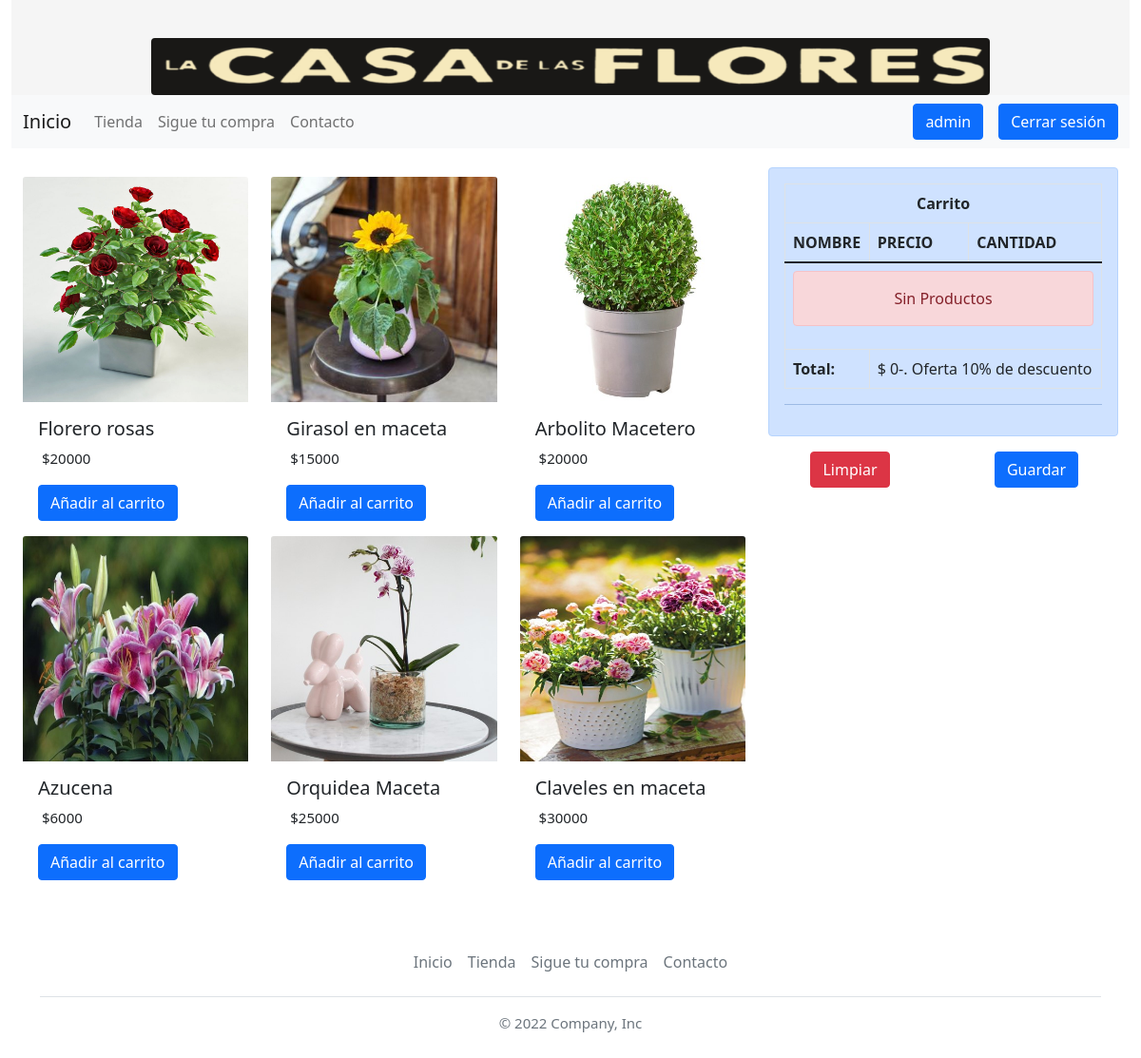
The app's page /tienda/ (signed in) with its own data.
### Tienda/models.py (models this page shows, shortened)
class Producto(models.Model):
    nombre = models.CharField(max_length= 50)
    categorias = models.ForeignKey(CategoriaProd, on_delete=models.CASCADE)
    imagen = models.ImageField(upload_to="tienda", null= True, blank= True)
    precio = models.IntegerField()
    disponibilidad = models.BooleanField(default=True)
    created = models.DateTimeField(auto_now_add=True)
    updated = models.DateTimeField(auto_now_add=True)
    class Meta:
        verbose_name = "Producto"
        verbose_name = "Productos"

### Tienda/views.py (the view)
# urls.py: path('tienda/', include('Tienda.urls')),
def tienda(request):
    productos = Producto.objects.all()
    return render(request, "tienda/tienda.html", {"productos": productos})

### Tienda/context_proccesor.py (called while the page is built)
def total_carrito(request):
    total2 = 0
    if "carrito" in request.session.keys():
        for key, value in request.session["carrito"].items():
            total2 += int(value["acumulado"])
    return {"total_carrito": total2}

def totalDescuento(request):
    total = 0
    if request.user.is_authenticated:
        if "carrito" in request.session.keys():
            for key, value in request.session["carrito"].items():
                total += int(value["acumulado"] * 0.9)
    return {"totalDescuento": total}

### Tienda/templates/tienda/tienda.html (shortened to what this page needs)
{% extends 'ProyectoWebApp/base.html' %}
 {% load static %}
 {% block content %}
 <div class="container-fluid">
    <div class="row">
        <div class="col-8">
            <div class="row" style="padding: 10px 0;">
                {% for producto in productos %}
                    <div class="card col-4 border-0">
                        <img src="{{producto.imagen.url}}" class="card-img-top m" alt="...">
                        <div class="card-body ">
                        <h5 class="card-title">{{producto.nombre}}</h5>
                        <p class="card-text">&nbsp;${{producto.precio}}</p>
                        <a href="{% url 'Add' producto.id %}" class="btn btn-primary">Añadir al carrito</a>
                        </div>
                    </div>
                {% endfor %}
            </div>
        </div>
        <div class="col-4">
            {% include "tienda/carrito.html" %}
        </div>
    </div>
</div>
 {% endblock %}

### ProyectoWebApp/templates/ProyectoWebApp/base.html (shortened to what this page needs)
<!DOCTYPE html>
<html lang="en">
<head>
    {% load static %}
    <link href="https://cdn.jsdelivr.net/npm/bootstrap@5.1.3/dist/css/bootstrap.min.css" rel="stylesheet"
>
    <link rel="stylesheet" href="{% static 'ProyectoWebApp/css/style.css' %}">
<body class="container-fluid">
    <header>
        <div class="logo">
            <img src="{% static 'ProyectoWebApp/img/icontitulo.png' %}" class="img-fluid rounded  w-75 mx-auto d-block"
                alt="la casa de las flores">
        </div>
    </header>
    <nav class="navbar navbar-expand-lg navbar-light bg-light" id="nav">
        <div class="container-fluid">
            <a class="navbar-brand" href="{% url 'Home' %}">Inicio</a>
            <div class="collapse navbar-collapse" id="navbarNavAltMarkup">
                <div class="navbar-nav">
                    <a class="nav-link {% if request.path == '/tienda' %}active{%endif%}" aria-current="page" href="{% url 'Tienda'%}">Tienda</a>
                    <a class="nav-link {% if request.path == '/tracking' %}active{%endif%}" href="{% url 'Seguimiento'%}">Sigue tu compra</a>
                    <a class="nav-link {% if request.path == '/contacto' %}active{%endif%}" href="{% url 'Contacto'%}">Contacto</a>
                </div>
            </div>
            <div class="d-grid gap-2 d-md-flex justify-content-md-end">
                {% if user.is_authenticated%}
                    <a href="#"><button class="btn btn-primary me-md-2"
                    type="button">{{ user.username }}</button></a>
                    <a href="{% url 'logout' %}"><button class="btn btn-primary"
                    type="button">Cerrar sesión</button></a>
                {% endif %}
            </div>
        </div>
    </nav>
    {% block content%}
    {% endblock %}
    <div class="container">
        <footer class="py-3 my-4">
            <ul class="nav justify-content-center border-bottom pb-3 mb-3">
                <li class="nav-item"><a href="{% url 'Home' %}" class="nav-link px-2 text-muted">Inicio</a></li>
                <li class="nav-item"><a class="nav-link px-2 text-muted {% if request.path == '/tienda' %}active{%endif%}" href="{% url 'Tienda'%}">Tienda</a></li>
                <li class="nav-item"><a class="nav-link px-2 text-muted {% if request.path == '/tracking' %}active{%endif%}" href="{% url 'Seguimiento'%}">Sigue tu compra</a></li>
                <li class="nav-item"><a class="nav-link px-2 text-muted {% if request.path == '/contacto' %}active{%endif%}" href="{% url 'Contacto'%}">Contacto</a></li>
            </ul>
            <p class="text-center text-muted">&copy; 2022 Company, Inc</p>
        </footer>
    </div>
</body>
</html>

### ProyectoWebApp/static/ProyectoWebApp/css/style.css (style rules this page uses)
* { margin: 0; padding: 0; box-sizing: border-box; }
#nav { margin-bottom: 20px; }
p { font-size: 15px; }
.logo { background-color: #f5f5f5; min-height: 50px; padding-top: 40px; }

### records on screen
Producto: imagen (picture), nombre "Florero rosas", precio "20000"
Producto: imagen (picture), nombre "Girasol en maceta", precio "15000"
Producto: imagen (picture), nombre "Arbolito Macetero", precio "20000"
Producto: imagen (picture), nombre "Azucena", precio "6000"
Producto: imagen (picture), nombre "Orquidea Maceta", precio "25000"
Producto: imagen (picture), nombre "Claveles en maceta", precio "30000"

### other values on screen
{{ user.username }} "admin"
{{ totalDescuento }} "0"
